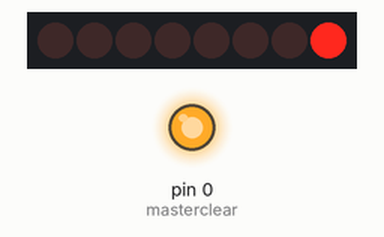
A sketch run on a simulated Arduino Uno, built with avr-gcc and run on an emulated ATmega328P. Parts: 8 shift-register outputs drawn as a row of LEDs (first output left, lit = HIGH), output pins drawn as LEDs (lit = HIGH). Wiring (inferred from the names in the program): shift register (74HC595): data pin 4; shift clock pin 6; latch pin 5; OE pin 9. Wiring (inferred from the signals the program sends): row of LEDs: on Q0, Q1, Q2, Q3, Q4, Q5, Q6, Q7. Pins used as bus, display or sensor lines are not drawn.

Above: at 0.6 s.
At 1.1 s:
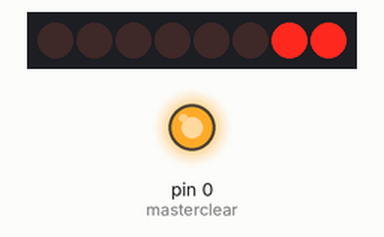
At 1.6 s:
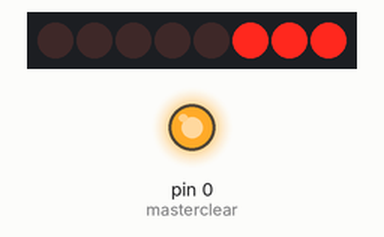
At 3.1 s:
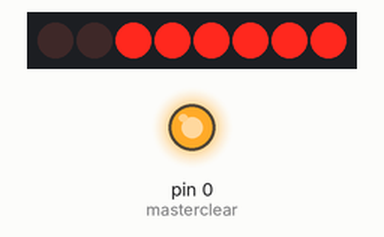
At 22.4 s:
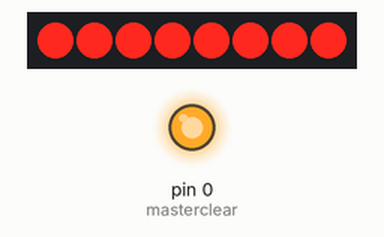
At 39.1 s:
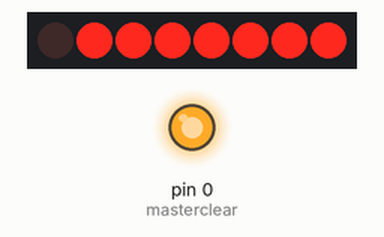
Timing chart, 0 to 40.0 s (numbered marks = the images above):
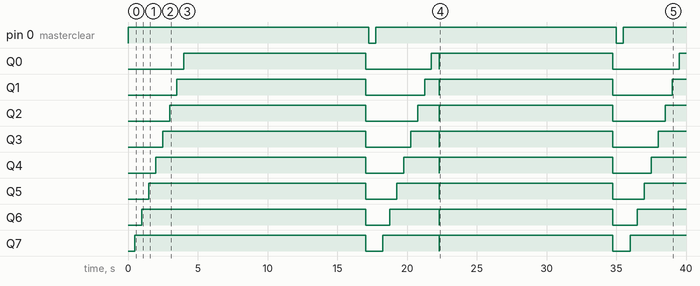

The sketch:

Lesson4_Shift_Register_Brightness.ino
```cpp
/*
  Deirdre Deeney

  Adafruit- Lesson 3 RGB LED
*/

int latchPin = 5;
int clockPin = 6;
int dataPin = 4;
int outputEnablePin = 9;
int masterclear = 0;

byte leds = 0;

void setup()
{
  pinMode(latchPin, OUTPUT);
  pinMode(dataPin, OUTPUT);
  pinMode(clockPin, OUTPUT);
  pinMode(outputEnablePin, OUTPUT);
  pinMode(masterclear, OUTPUT);
}

void loop()
{
  digitalWrite(masterclear,HIGH);
  setBrightness(255);
  leds = 0;
  updateShiftRegister();
  delay(500);
  for (int i = 0; i < 8; i++)
  {
    bitSet(leds, i);
    updateShiftRegister();
    delay(500);
  }
  for (byte b = 255; b > 0; b--)
  {
    setBrightness(b);
    delay(50);
  }
  digitalWrite(masterclear,LOW);
  delay(500);
}

void updateShiftRegister()
{
   digitalWrite(latchPin, LOW);
   shiftOut(dataPin, clockPin, LSBFIRST, leds);
   digitalWrite(latchPin, HIGH);
}

void setBrightness(byte brightness) // 0 to 255
{
  analogWrite(outputEnablePin, 255-brightness);
}
```

Measured:
- by itself, pin 0 (masterclear): alternates HIGH for 17.3 s and LOW for 0.50 s
- by itself, Q0: goes HIGH 13.1 s, LOW 4.7 s, HIGH 0.55 s, LOW 0.01 s, HIGH 12.4 s, LOW 4.7 s, then HIGH
- by itself, Q1: goes HIGH 13.6 s, LOW 4.2 s, HIGH 1.1 s, LOW 0.01 s, HIGH 12.4 s, LOW 4.2 s, then HIGH
- by itself, Q2: goes HIGH 14.1 s, LOW 3.7 s, HIGH 1.6 s, LOW 0.01 s, HIGH 12.4 s, LOW 3.7 s, then HIGH
- by itself, Q3: goes HIGH 14.6 s, LOW 3.2 s, HIGH 2.1 s, LOW 0.01 s, HIGH 12.4 s, LOW 3.2 s, then HIGH
- by itself, Q4: goes HIGH 15.1 s, LOW 2.7 s, HIGH 2.6 s, LOW 0.01 s, HIGH 12.4 s, LOW 2.7 s, then HIGH
- by itself, Q5: goes HIGH 15.6 s, LOW 2.2 s, HIGH 3.1 s, LOW 0.01 s, HIGH 12.4 s, LOW 2.2 s, then HIGH
- by itself, Q6: goes HIGH 16.1 s, LOW 1.7 s, HIGH 3.6 s, LOW 0.01 s, HIGH 12.4 s, LOW 1.7 s, then HIGH
